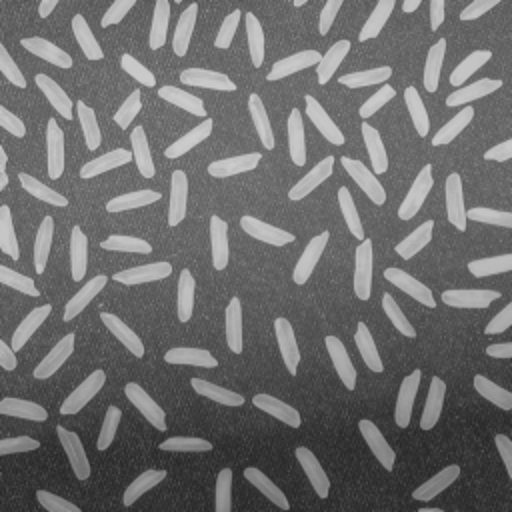
%> input picture clases/Cap01_Introduccion/images/rice.png, 512 x 512 px
$ octave IMG08_EdgeSimple.m   (GNU Octave 9; MATLAB toolbox functions it lacks are replaced by stand-ins)
%> lines starting %> are read from the running program, lines starting %| are printed output that depends on the picture
% Example:
%
% Edge detection using a simple mask
%
% Computer Vision Course
% (c) Domingo Mery (2014) - http://dmery.ing.puc.cl

i = input('Image: 1 rice, 2 zebra, 3 chicago, 4 dock ?');
%> the answer given: 1
switch i
    case 1
        I = double(imread('rice.png'));
%> I: size 512x512 double; min 38, max 207, mean 111.3; mean of the top-left, top-right, bottom-left and bottom-right quarters 131.4, 129.8, 94.9, 88.9
        th = 40;
    case 2
        I = double(imread('zebra.bmp'));
        I = medfilt2(I,[5 5]);
        th = 30;
    case 3
        I = double(imread('chicago.png'));
        th = 50;
    case 4
        I = double(rgb2gray(imread('dock.jpg')));
        th = 70;

end
Gv = imfilter(I,[-1 0 1]);
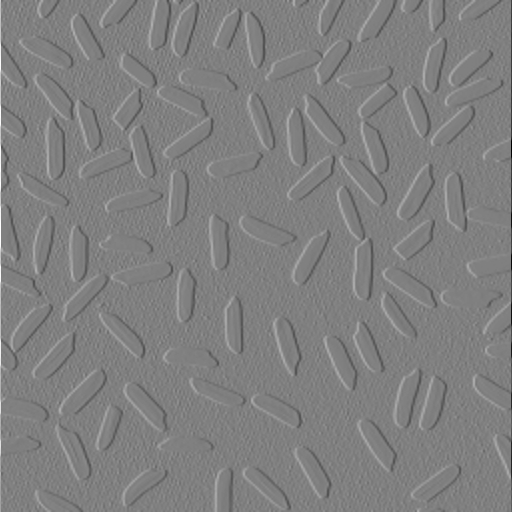
%> Gv: size 512x512 double; min -200, max 198, mean 0; drawn with min black and max white
Gh = imfilter(I,[-1 0 1]');
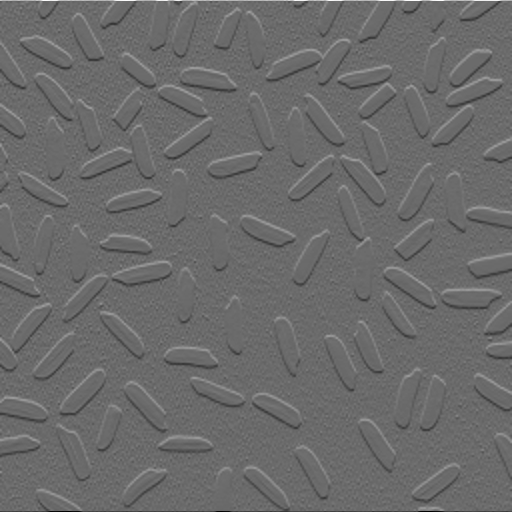
%> Gh: size 512x512 double; min -143, max 197, mean -0.1; drawn with min black and max white
G = sqrt(Gv.*Gv+Gh.*Gh);
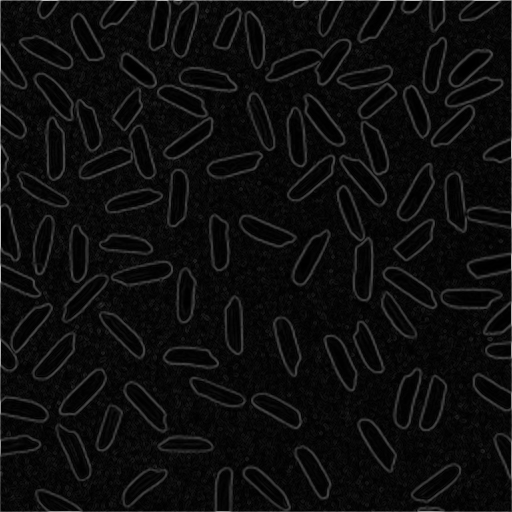
%> G: size 512x512 double; min 0, max 200, mean 13.6
E = G>th;
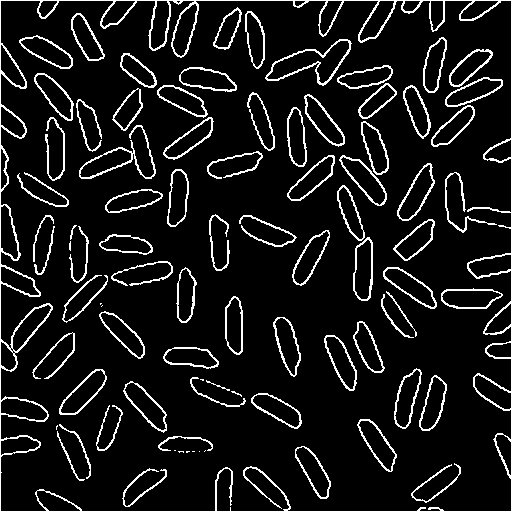
%> E: size 512x512 logical; 9.5% white in thin lines or dots
close all
figure(6);Bio_edgeview(I,E);title('binary edges')
%> (this line was passed over: Bio_edgeview is not available in this run)
figure(5);imshow(E);title('binary edges')
figure(4);imshow((G+1),[]);title('horizontal & vertical edges')
figure(3);imshow((abs(Gh)+1),[]);title('horizontal edges')
%> after `imshow((abs(Gh)+1),[])`:
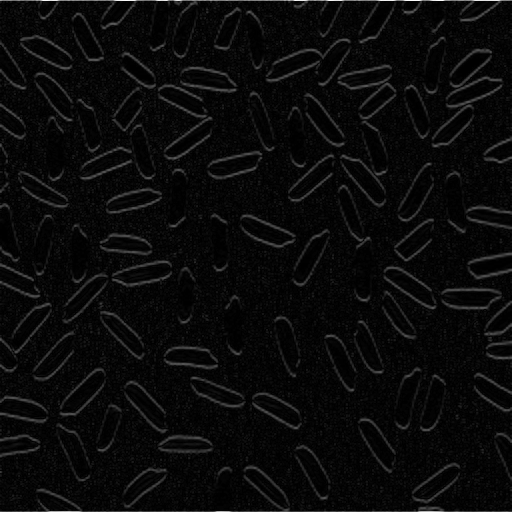
%> displayed picture: size 512x512, on the screen's scale of 0 to 255; min 0, max 255, mean 10.2
figure(2);imshow((abs(Gv)+1),[]);title('vertical edges')
%> after `imshow((abs(Gv)+1),[])`:
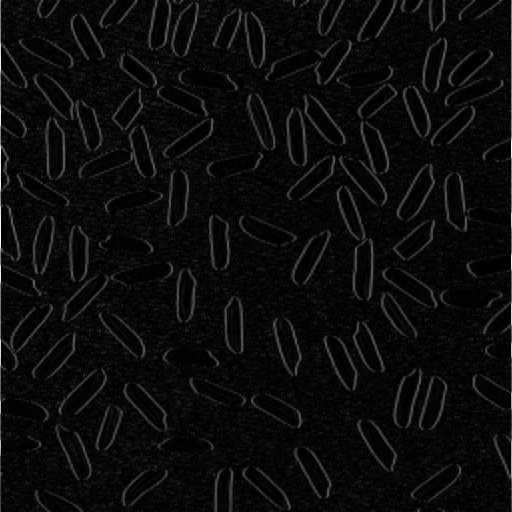
%> displayed picture: size 512x512, on the screen's scale of 0 to 255; min 0, max 255, mean 11.8
figure(1);imshow(I,[]);title('original image')

$ run again, with clases/Cap01_Introduccion/images/frutos_rojos.png copied over clases/Cap01_Introduccion/images/rice.png
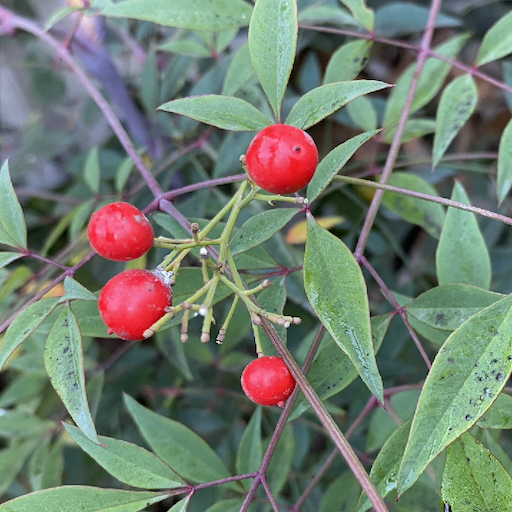
%> input picture clases/Cap01_Introduccion/images/frutos_rojos.png, 512 x 512 px
%> `Gh = imfilter(I,[-1 0 1]');`:
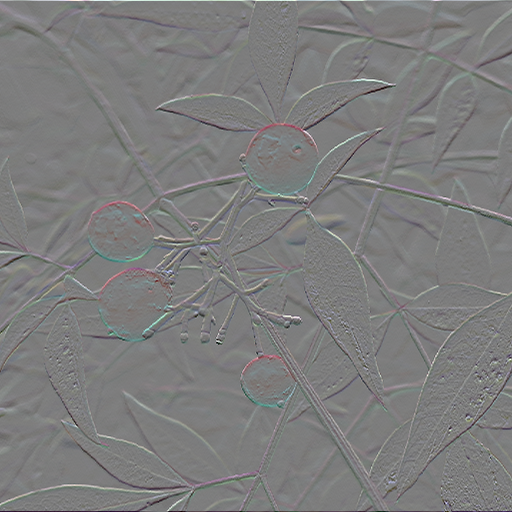
%> Gh: size 512x512x3 double; mean R, G, B 0, 0, -0.1; drawn with min black and max white
%> `imshow((abs(Gv)+1),[])`:
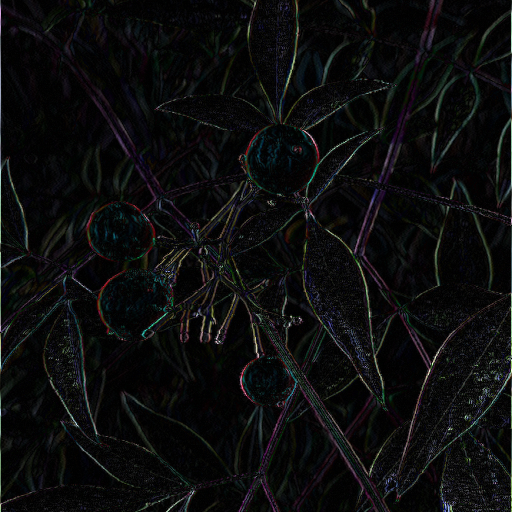
%> displayed picture: size 512x512x3, on the screen's scale of 0 to 255; mean R, G, B 12, 12.5, 12.8

$ run again, with clases/Cap01_Introduccion/images/mandril.png copied over clases/Cap01_Introduccion/images/rice.png
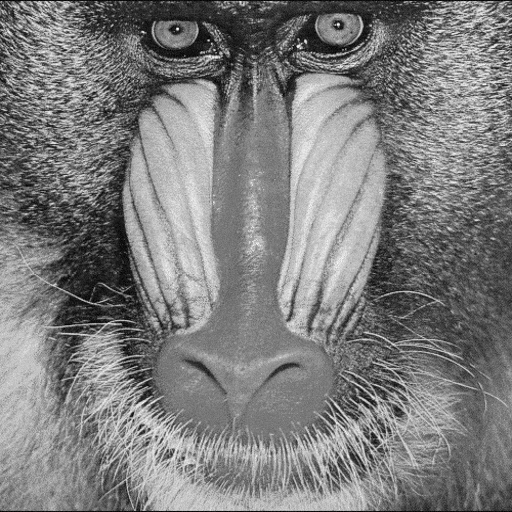
%> input picture clases/Cap01_Introduccion/images/mandril.png, 512 x 512 px
%> `E = G>th;`:
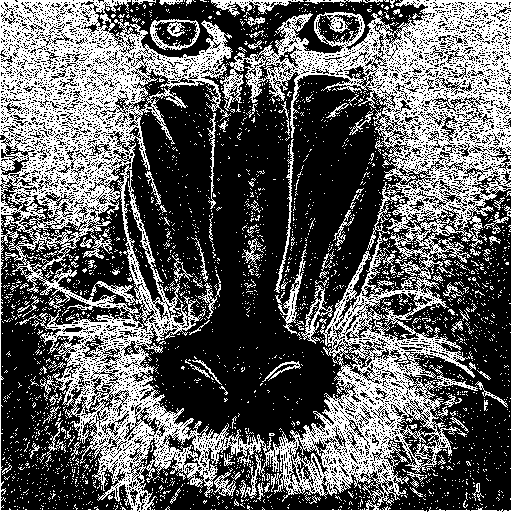
%> E: size 512x512 logical; 37.7% white in thin lines or dots
%> `imshow((abs(Gv)+1),[])`:
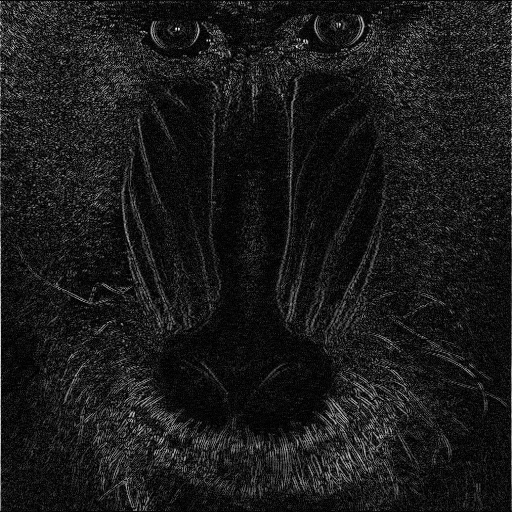
%> displayed picture: size 512x512, on the screen's scale of 0 to 255; min 0, max 255, mean 26.4

$ run again, with clases/Cap01_Introduccion/images/flowers.jpg saved as clases/Cap01_Introduccion/images/rice.png
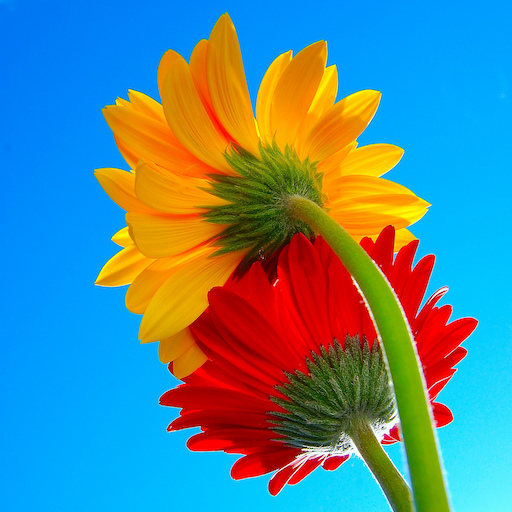
%> input picture clases/Cap01_Introduccion/images/flowers.jpg, 512 x 512 px
%> `Gh = imfilter(I,[-1 0 1]');`:
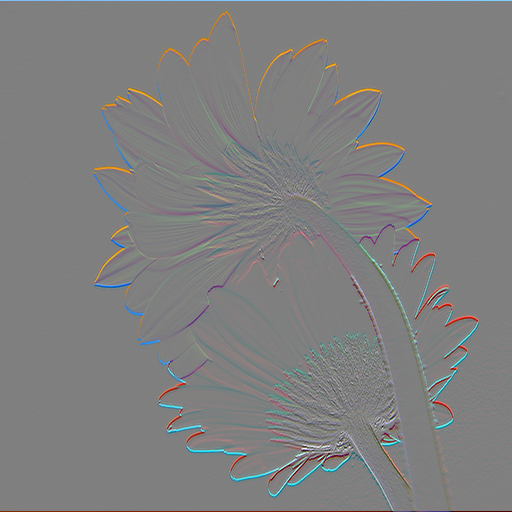
%> Gh: size 512x512x3 double; mean R, G, B 0.1, 0.1, 0; drawn with min black and max white
%> `imshow((abs(Gv)+1),[])`:
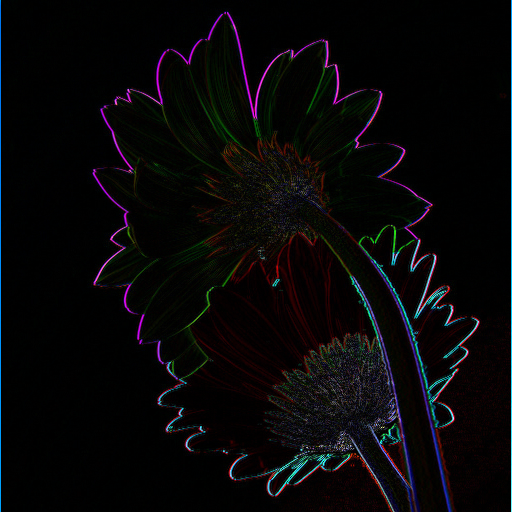
%> displayed picture: size 512x512x3, on the screen's scale of 0 to 255; mean R, G, B 8, 7.1, 8.3
